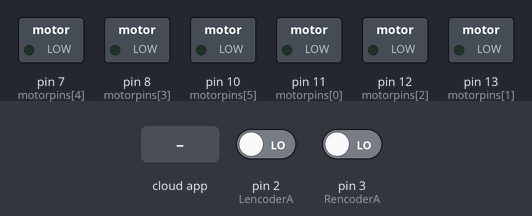
This sketch was run on a simulated Arduino Uno, built with avr-gcc and run on an emulated ATmega328P. On the bench: switched loads named in the sketch (green lamp = pin HIGH). The inputs (shaded band) are chosen by the test bench; at power-on: pin 2 (LencoderA) LOW, pin 3 (RencoderA) LOW. The ROS host is connected and sends only what is stated.

Above: at 1.2 s.
1.3 s: the phone or cloud app sets angular.z to -100
At 2.8 s:
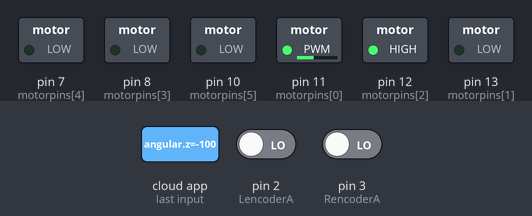
4.3 s: the phone or cloud app sets linear.x to -100
At 6.4 s:
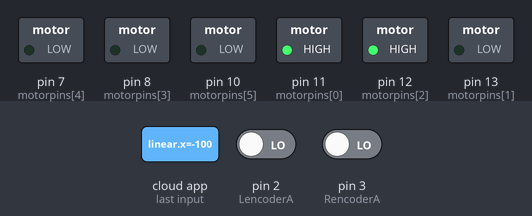
6.8 s: the phone or cloud app sets linear.x to 0
At 8.2 s:
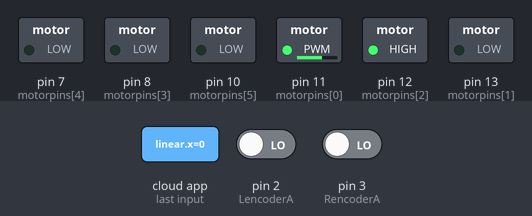
9.8 s: the phone or cloud app sets angular.z to 100
At 11.7 s:
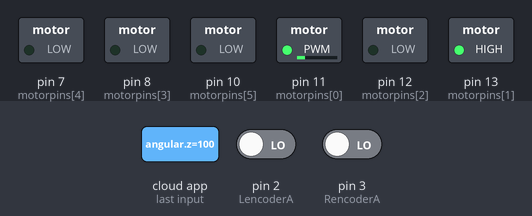
12.8 s: the phone or cloud app sets linear.x to 100
At 15.0 s:
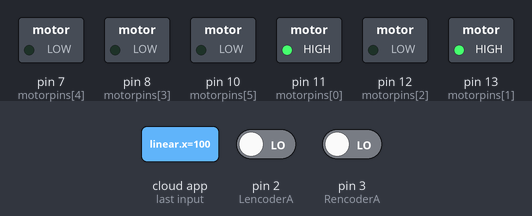
15.3 s: the phone or cloud app sets linear.x to 0
At 17.1 s:
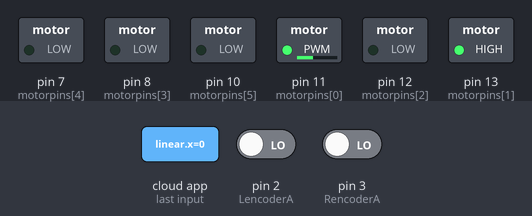
Timing chart, 0 to 18.6 s (numbered marks = the images above; inputs shaded):
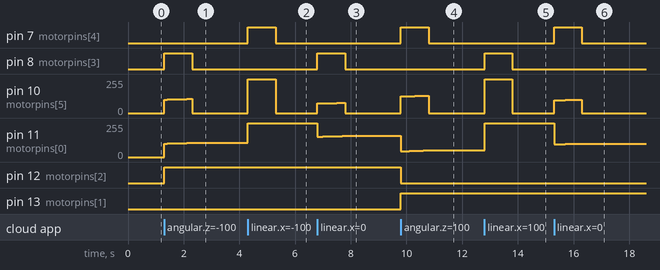

Measured:
- after the input at 1.3 s, pin 8 (motorpins[3]): LOW → HIGH at once, → LOW 1.0 s later; pin 10 (motorpins[5]): rises from 0/255 to 106/255 in 0.80 s, then falls to 0/255 in 0.20 s; pin 11 (motorpins[0]): moves from 0/255 to 106/255 over 0.80 s, starting at once; pin 12 (motorpins[2]): LOW → HIGH at once
- after the input at 4.3 s, pin 7 (motorpins[4]): LOW → HIGH at once, → LOW 1.0 s later; pin 10 (motorpins[5]): 0/255 → 255/255 at once, → 0/255 1.0 s later; pin 11 (motorpins[0]): 106/255 → 255/255 at once
- after the input at 6.8 s, pin 8 (motorpins[3]): LOW → HIGH at once, → LOW 1.0 s later; pin 10 (motorpins[5]): rises from 0/255 to 77/255 in 0.90 s, then falls to 0/255 in 0.10 s; pin 11 (motorpins[0]): 255/255 → 153/255 at once, → 154/255 0.20 s later, → 155/255 0.20 s later, → 156/255 0.20 s later, … (6 changes in this stretch)
- after the input at 9.8 s, pin 7 (motorpins[4]): LOW → HIGH at once, → LOW 1.0 s later; pin 10 (motorpins[5]): rises from 0/255 to 130/255 in 0.80 s, then falls to 0/255 in 0.20 s
- after the input at 12.8 s, pin 8 (motorpins[3]): LOW → HIGH at once, → LOW 1.0 s later; pin 10 (motorpins[5]): 0/255 → 255/255 at once, → 0/255 1.0 s later; pin 11 (motorpins[0]): 49/255 → 255/255 at once
- after the input at 15.3 s, pin 7 (motorpins[4]): LOW → HIGH at once, → LOW 1.0 s later; pin 10 (motorpins[5]): rises from 0/255 to 101/255 in 0.90 s, then falls to 0/255 in 0.10 s; pin 11 (motorpins[0]): 255/255 → 96/255 at once, → 97/255 0.20 s later, → 98/255 0.20 s later, → 99/255 0.20 s later, … (6 changes in this stretch)

The sketch:

arduino_motor_controller.ino
```cpp
// PID Parameters (Untested settings) ajust acordingly
const double PID_left_param[] = { 0.1, 0.1, 0.1 }; //Respectively Kp, Ki and Kd for left motor PID
const double PID_right_param[] = { 0.1, 0.1, 0.1 }; //Respectively Kp, Ki and Kd for right motor PID
const double max_speed = 0.4;                 //Max speed in m/s

#include <Wire.h>
#include <PID_v1.h>
#include <ros.h>
#include <std_msgs/String.h>
#include <geometry_msgs/Vector3Stamped.h>
#include <geometry_msgs/Twist.h>
#include <ros/time.h>

//initializing all the variables
#define LOOPTIME                      100     //Looptime in millisecond
const byte noCommLoopMax = 10;                //number of main loops the robot will execute without communication before stopping
unsigned int noCommLoops = 0;                 //main loop without communication counter

char log_msg[50];
char result[8];
double speed_cmd_left2 = 0;
const byte sampleTime = 95;
const byte LencoderA = 2;               //A channel for encoder of left motor
const byte LencoderB = 4;               //B channel for encoder of left motor

const byte RencoderA = 3;              //A channel for encoder of right motor
const byte RencoderB = 5;              //B channel for encoder of right motor

const byte motorpins[6] = {11,13,12,8,7,10}; //Motor pins for motor for motor driver
const byte RMotorFpin = motorpins[1];        //INT 1
const byte RMotorBpin = motorpins[2];        //INT 2
const byte LMotorFpin = motorpins[3];        //INT 3
const byte LMotorBpin = motorpins[4];        //INT 4
const byte RPWMpin = motorpins[0];           //ENA
const byte LPWMpin = motorpins[5];           //ENB

unsigned long lastMilli = 0;

const double radius = 0.068;              //Wheel radius, in m
const double track = 0.272;               //track(distance between driving wheels), in m
const int pulses_per_revolution = 663;    // encoder pulses per shaft revolution

double speed_req = 0;                         //Desired linear speed for the robot, in m/s
double angular_speed_req = 0;                 //Desired angular speed for the robot, in rad/s

double speed_req_left = 0;                    //Desired speed for left wheel in m/s
double speed_act_left = 0;                    //Actual speed for left wheel in m/s
double speed_cmd_left = 0;                    //Command speed for left wheel in m/s

double speed_req_right = 0;                   //Desired speed for right wheel in m/s
double speed_act_right = 0;                   //Actual speed for right wheel in m/s
double speed_cmd_right = 0;                   //Command speed for right wheel in m/s


int PWM_leftMotor = 0;                     //PWM command for left motor
int PWM_rightMotor = 0;                    //PWM command for right motor


volatile float pos_left = 0;       //Left motor encoder position
volatile float pos_right = 0;      //Right motor encoder position

PID PID_leftMotor(&speed_act_left, &speed_cmd_left, &speed_req_left, PID_left_param[0], PID_left_param[1], PID_left_param[2], DIRECT);          //Setting up the PID for left motor
PID PID_rightMotor(&speed_act_right, &speed_cmd_right, &speed_req_right, PID_right_param[0], PID_right_param[1], PID_right_param[2], DIRECT);   //Setting up the PID for right motor


ros::NodeHandle nh;

//function that will be called when receiving command from host
void handle_cmd (const geometry_msgs::Twist& cmd_vel) {
  noCommLoops = 0;                                                  //Reset the counter for number of main loops without communication

  speed_req = cmd_vel.linear.x;                                     //Extract the commanded linear speed from the message

  angular_speed_req = cmd_vel.angular.z;                            //Extract the commanded angular speed from the message

  speed_req_left = speed_req - angular_speed_req*(track/2);     //Calculate the required speed for the left motor to comply with commanded linear and angular speeds
  speed_req_right = speed_req + angular_speed_req*(track/2);    //Calculate the required speed for the right motor to comply with commanded linear and angular speeds
}

ros::Subscriber<geometry_msgs::Twist> cmd_vel("cmd_vel", handle_cmd);   //create a subscriber to ROS topic for velocity commands (will execute "handle_cmd" function when receiving data)
geometry_msgs::Vector3Stamped speed_msg;                                //create a "speed_msg" ROS message
ros::Publisher speed_pub("speed", &speed_msg);                          //create a publisher to ROS topic "speed" using the "speed_msg" type

//__________________________________________________________________________

void setup() {


  nh.initNode();                            //init ROS node
  nh.getHardware()->setBaud(57600);         //set baud for ROS serial communication
  nh.subscribe(cmd_vel);                    //suscribe to ROS topic for velocity commands
  nh.advertise(speed_pub);                  //prepare to publish speed in ROS topic

  MotorInit();                              //setting motor pins

  SetupPID();                               //setting PID parameters

  encoderSetup();                           //setup encoders

}

//_________________________________________________________________________

void loop() {
  nh.spinOnce();
  if((millis()-lastMilli) >= LOOPTIME)
  {                                                                           // enter timed loop
    lastMilli = millis();

    if (abs(pos_left) < 5){                                                   //Avoid taking in account small disturbances
      speed_act_left = 0;
    }
    else {
      speed_act_left=((pos_left/pulses_per_revolution)*2*PI)*radius*(1000/LOOPTIME);           // calculate speed of left wheel(first half calculates the arc second caluclates time^-1 so it stays as a product and not a division
    }

    if (abs(pos_right) < 5){                                                  //Avoid taking in account small disturbances
      speed_act_right = 0;
    }
    else {
    speed_act_right=((pos_right/pulses_per_revolution)*2*PI)*radius*(1000/LOOPTIME);           // calculate speed of left wheel(first half calculates the arc second caluclates time^-1 so it stays as a product and not a division
    }

    pos_left = 0;
    pos_right = 0;

    if (noCommLoops >= noCommLoopMax) {                   //Stopping if too much time without command
      LMotorStop();
      nh.logerror("Haven't received an update on topic Twist for 10 loops. Stopping robot until Twist continues broadcasting.");
    }
    else{
    speed_cmd_left = constrain(speed_cmd_left, -max_speed, max_speed);
    PID_leftMotor.Compute();                                                 // compute PWM value for left motor
    PWM_leftMotor = constrain(((speed_req_left+sgn(speed_req_left)*0.0882)/0.00235) + (speed_cmd_left/0.00235), -255, 255); //
    if (speed_req_left < 0){                        //Going backward

      LMotorB(abs(PWM_leftMotor));
    }
    else if (PWM_leftMotor > 0){                          //Going forward
      LMotorF(PWM_leftMotor);
    }
    else {
       LMotorStop();                                       //Stopping
    }

    speed_cmd_right = constrain(speed_cmd_right, -max_speed, max_speed);
    PID_rightMotor.Compute();                                                 // compute PWM value for right motor
    PWM_rightMotor = constrain(((speed_req_right+sgn(speed_req_right)*0.0882)/0.00235) + (speed_cmd_right/0.00235), -255, 255); //

    if (speed_req_right < 0){                       //Going backward
      RMotorB(abs(PWM_rightMotor));
    }
    else if (PWM_rightMotor > 0){                         //Going forward
      RMotorF(PWM_rightMotor);
    }
    else {                                                //STOPING
      RMotorStop();
    }
    }
    if((millis()-lastMilli) >= LOOPTIME){         //write an error if execution time of the loop in longer than the specified looptime
      nh.logwarn("WARNING: Main loop took too long");
    }

    noCommLoops++;
    if (noCommLoops == 65535){
      noCommLoops = noCommLoopMax;
    }

    publishSpeed(LOOPTIME);   //Publish odometry on ROS topic
  }
 }

//Publish function for odometry, uses a vector type message to send the data (message type is not meant for that but that's easier than creating a specific message type)
void publishSpeed(double time) {
  speed_msg.header.stamp = nh.now();      //timestamp for odometry data
  speed_msg.vector.x = speed_act_left;    //left wheel speed (in m/s)
  speed_msg.vector.y = speed_act_right;   //right wheel speed (in m/s)
  speed_msg.vector.z = time/1000;         //looptime, should be the same as specified in LOOPTIME (in s)
  speed_pub.publish(&speed_msg);
  nh.spinOnce();
  nh.loginfo("Publishing odometry");
}

//Left motor encoder counter
void encoderLeftMotor() {
  if (digitalRead(LencoderA) == digitalRead(LencoderB)) pos_left++;
  else pos_left--;
}

//Right motor encoder counter
void encoderRightMotor() {
  if (digitalRead(RencoderA) == digitalRead(RencoderB)) pos_right--;
  else pos_right++;
}

template <typename T> int sgn(T val) {
    return (T(0) < val) - (val < T(0));
}
void encoderSetup(){
  // Define the rotary encoder for left motor
  pinMode(LencoderA, INPUT);
  pinMode(LencoderB, INPUT);
  attachInterrupt(digitalPinToInterrupt(LencoderA), encoderLeftMotor, RISING);

  // Define the rotary encoder for right motor
  pinMode(RencoderA, INPUT);
  pinMode(RencoderB, INPUT);
  attachInterrupt(digitalPinToInterrupt(RencoderA), encoderRightMotor, RISING);
}
void SetupPID(){
    PID_leftMotor.SetSampleTime(sampleTime);
  PID_rightMotor.SetSampleTime(sampleTime);
  PID_leftMotor.SetOutputLimits(-max_speed, max_speed);
  PID_rightMotor.SetOutputLimits(-max_speed, max_speed);
  PID_leftMotor.SetMode(AUTOMATIC);           //turn on PID left motor
  PID_rightMotor.SetMode(AUTOMATIC);          //turn on PID right motor
}
void MotorInit(){
  for(byte i=0; i<6;i++)
  pinMode(motorpins[i],OUTPUT);
  STOP();
}
void RMotorF(byte PWM){
  digitalWrite(RMotorFpin,HIGH);
  digitalWrite(RMotorBpin,LOW);
  analogWrite(RPWMpin, PWM);
}
void LMotorF(byte PWM){
  digitalWrite(LMotorFpin,HIGH);
  digitalWrite(LMotorBpin,LOW);
  analogWrite(LPWMpin, PWM);
}
void RMotorB(byte PWM){
  digitalWrite(RMotorBpin,HIGH);
  digitalWrite(RMotorFpin,LOW);
  analogWrite(RPWMpin, PWM);
}
void LMotorB(byte PWM){
  digitalWrite(LMotorBpin,HIGH);
  digitalWrite(LMotorFpin,LOW);
  analogWrite(LPWMpin, PWM);
}
void RMotorStop(){
  digitalWrite(RMotorFpin,LOW);
  digitalWrite(RMotorBpin,LOW);
  analogWrite(RPWMpin, 0);
}
void LMotorStop(){
  digitalWrite(LMotorFpin,LOW);
  digitalWrite(LMotorBpin,LOW);
  analogWrite(LPWMpin, 0);
}
void STOP(){
  RMotorStop();
  LMotorStop();
}
```
